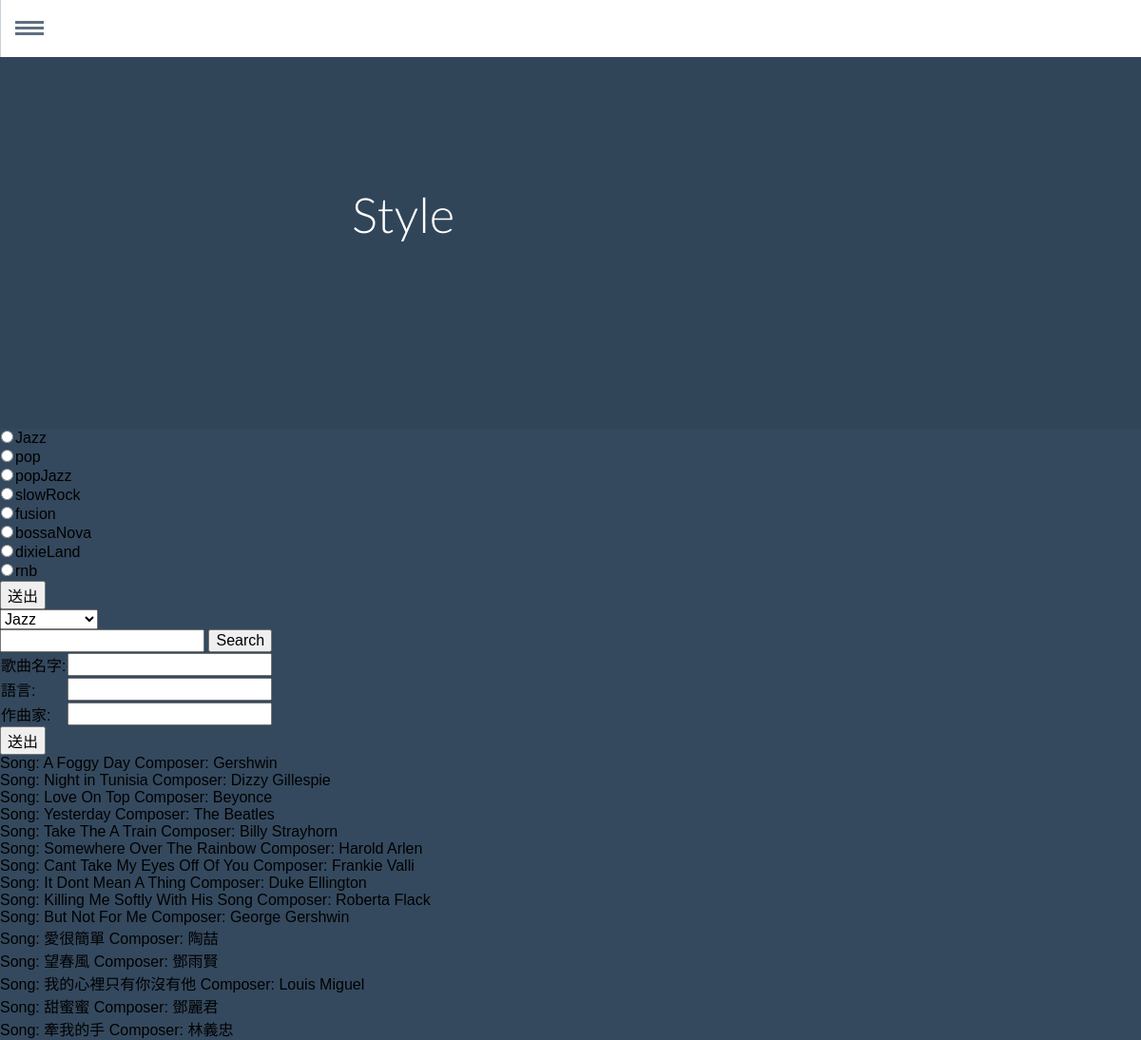
/style/, run on an earlier commit of the app's database.
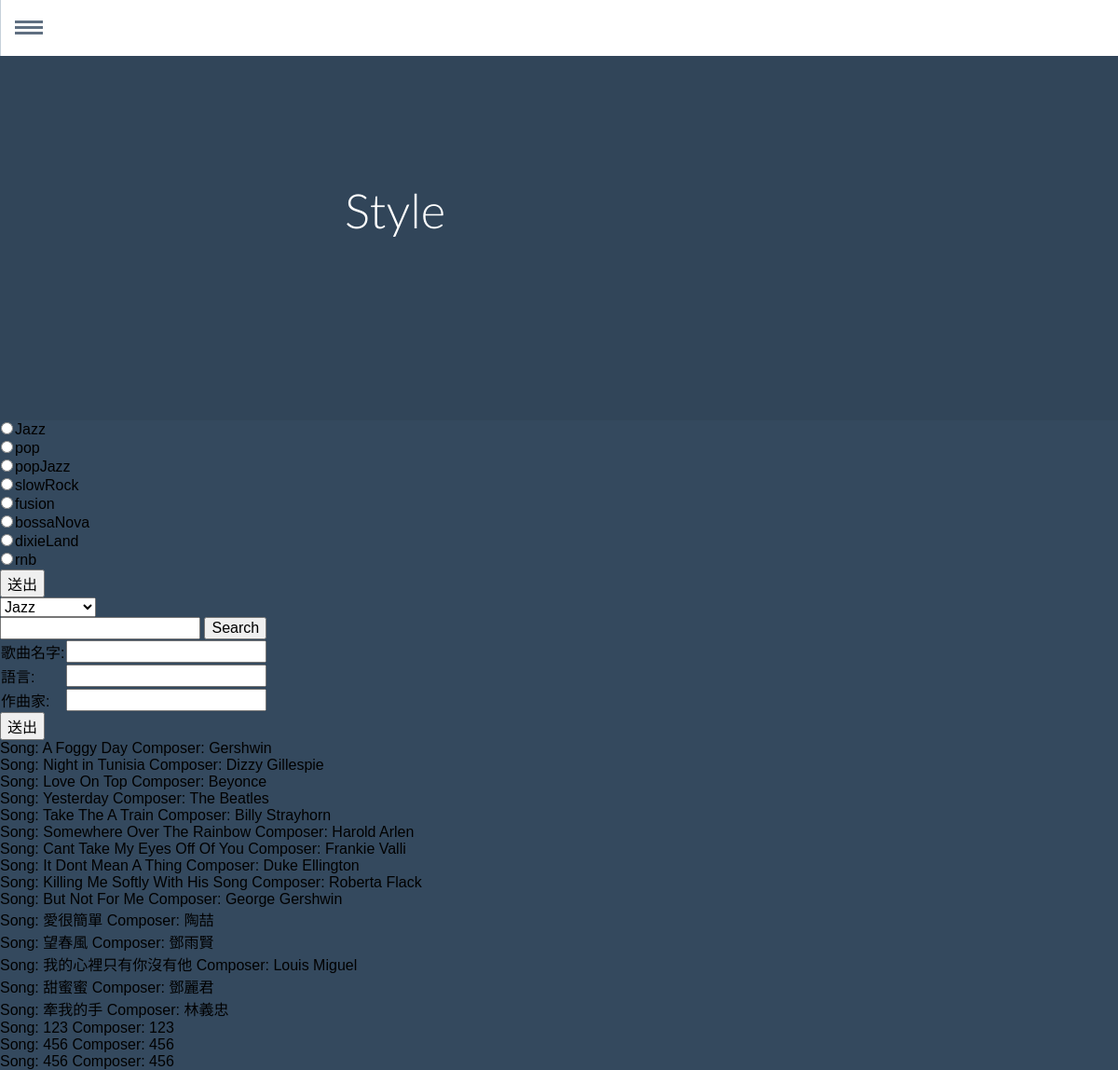
And on a later commit of the database.
### singer/models.py (models this page shows, shortened)
class Style(models.Model):
	SID = models.AutoField(primary_key = True)
	SName = models.CharField(max_length = 100)

class Song(models.Model):
	SID = models.AutoField(primary_key = True)
	SName = models.CharField(max_length = 100)
	Language = models.CharField(max_length = 100)
	Composer = models.CharField(max_length = 100)
	Tonality = models.CharField(max_length = 100)
	Verion = models.CharField(max_length = 100)
	Style = models.ManyToManyField(Style)

### singer/views.py (the view)
# urls.py: url(r'^style/', style),
def style(request):
    Song_list = Song.objects.all()
    Style_list = Style.objects.all()
    if 'id' in request.GET:
        q = request.GET['id']
        F_Song_list = Style.objects.filter(SID=q)[0].song_set.all()
        return render(request, 'style.html', {'Song_list': F_Song_list, 'Style_list': Style_list})
    elif 'search' in request.GET:
        q = request.GET['search']
        S_Song_list = Song.objects.filter(SName__icontains=q)|Song.objects.filter(Composer__icontains=q)
        return render(request, 'style.html', {'Song_list': S_Song_list, 'Style_list': Style_list})
    elif 'song' in request.GET:
         Song.objects.create(SName=request.GET['song'], Language=request.GET['lan'], Composer=request.GET['comp'])
         return render(request, 'style.html', {'Song_list': Song_list, 'Style_list': Style_list})
    else:
        return render(request, 'style.html', {'Song_list': Song_list, 'Style_list': Style_list})

### templates/style.html (shortened to what this page needs)
<!DOCTYPE html>
<html lang="en" class="no-js">
	<head>
		<link rel="stylesheet" type="text/css" href="/static/css/normalize.css" />
		<link rel="stylesheet" type="text/css" href="/static/css/demo.css" />
		<link rel="stylesheet" type="text/css" href="/static/css/component.css" />
	</head>
	<body>
		<div class="container">
			<ul id="gn-menu" class="gn-menu-main">
				<li class="gn-trigger" style="float: left">
					<a class="gn-icon gn-icon-menu"><span>Menu</span></a>
				</li>
			</ul>
			<header>
				<h1>Style</h1>
			</header>
		</div>
		<div>
			<form action="" method="get">
        <table>
            {% for style in Style_list %}
                <tr>
                    <td> <input type="radio" name="id" value="{{style.SID}}"> </td>
                    <td> {{ style.SName }} </td>
                </tr>
            {% endfor %}
        </table>
        <input type="submit" value="送出">
      </form>
			<form action="" method="get">
				<select onchange="this.form.submit()">
					{% for style in Style_list %}
		                <tr>
		                    <td> <option name="id2" value="{{style.SID}}"> </td>
		                    <td> {{ style.SName }} </td>
		                </tr>
		            {% endfor %}
				</select>
    		</form>
			<form action="" method="get">
				<input type="text" name="search">
				<button type="submit">Search</button>
			</form>
			<form action="" method="get">
            <table>
                <tr>
                    <td> <label for="song">歌曲名字: </label> </td>
                    <td> <input type="text" id="song" type="text" name="song"> </td>
                </tr>
                <tr>
                    <td> <label for="lan">語言: </label> </td>
                    <td> <input type="text" id="lan" type="text" name="lan"> </td>
                </tr>
                <tr>
                    <td> <label for="comp">作曲家: </label> </td>
                    <td>
                        <input type="text" id="comp" type="text" name="comp"></td>
                </tr>
            </table>
            <input type="submit" value="送出">
        </form>
			{% for song in Song_list %}
			    <div>
					Song:
			    {{ song.SName }}
					<span>Composer:
					{{ song.Composer }}
			    </div>
			{% endfor %}
	</div>
	</body>
</html>

What changed in the data, as far as the page shows it:
added Song: SName "123", Composer "123"
added Song: SName "456", Composer "456"
added Song: SName "456", Composer "456"
